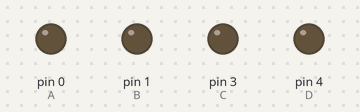
A sketch run on a simulated Arduino Uno, built with avr-gcc and run on an emulated ATmega328P. On the bench: output pins drawn as LEDs (lit = HIGH).

Above: at 0.1 s.
At 16.0 s:
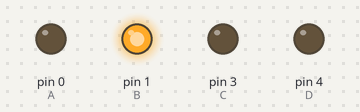
At 36.5 s:
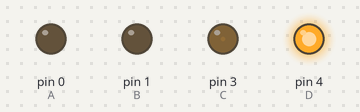
Timing chart, 0 to 40.0 s (numbered marks = the images above):
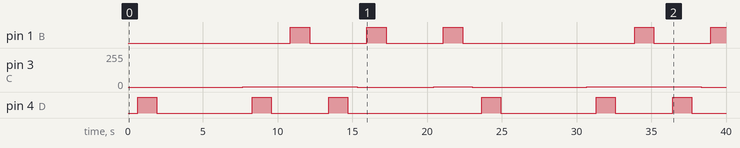

The sketch:

Sputnik_1_9_LED_fade.ino
```cpp
//March 2 code developed to use PWM to fade 9 of the 12 LED's which can be controlled via the PWM enabled pins on the ATTiny202 MCU
//Functions are defined that can be called upon to fade desired diodes on the board.
//Developed as part of the Sputnik 1 project by Lachlan Van Egmond and Maxim Vasic.

int A = 0; //Sets variables equal to the Arduino definition of the ATtiny202 pins.
int B = 1;
int C = 3;
int D = 4;
int Delay =0; //Sets the variable for the delay function so it can be adjusted easier.
//Please note that the fade functions are slower than a blink (they take 5 miliseconds to max and 5 miliseconds to min) and thus significant delay between functions which are already slow is unadvisable
void setup() //Default pin settings is low impedance OUTPUT mode.
{
  pinMode(A, OUTPUT);
  pinMode(B, OUTPUT);
  pinMode(C, OUTPUT);
  pinMode(D, OUTPUT);
}

void setLED(int pinPair) //Defines all the functions that turn on each individual LED. This is done by setting pins as INPUT effectively removing them
//from the circuit due to the high impedance state that an INPUT assignemnt creates
//and then defining the pin pair that will illuminate the desired diode and the polarity of HIGH/LOW for that pair. PLEASE NOTE: Diodes are numbered on the top side (the side with the speaker, MCU, etc.)
//meaning that value of pinPair is NOT the value of the Diode indicated on the PCB schematic (ex. pinPair 1 turns on Diode 12
{
  if(pinPair == 1) //Turns on Diode 12
  {
                pinMode(A, INPUT);
                pinMode(B, INPUT);  // changed to input to trigger tri state.
                pinMode(C, OUTPUT);
                pinMode(D, OUTPUT);

                //digitalWrite(D, HIGH);
                digitalWrite(C, LOW); //Pin C kept low

  //Fading OUTPUT D using PWM
  for(int i=0; i<255; i++){
    analogWrite(D, i); //Uses analogWrite function for the desired pin increases duty cycle to max
    delay(5);
  }

  for(int i=255; i>0; i--){
    analogWrite(D, i); //Uses analogWrite function for the desired pin decreases duty cycle to min
    delay(5);
  }}

  if(pinPair == 2) //Turns on Diode 11
  {
                pinMode(A, INPUT);
                pinMode(B, INPUT);
                pinMode(C, OUTPUT);
                pinMode(D, OUTPUT);

                //digitalWrite(C, HIGH);
                digitalWrite(D, LOW); //Pin D kept low

  //Fading the OUTPUT C using PWM
  for(int i=0; i<255; i++){
    analogWrite(C, i);
    delay(5);
  }

  for(int i=255; i>0; i--){
    analogWrite(C, i);
    delay(5);
  }}

  if(pinPair == 3) //Turns on Diode 7
  {
                pinMode(A, OUTPUT);
                pinMode(B, INPUT);
                pinMode(C, OUTPUT);
                pinMode(D, INPUT);

             //digitalWrite(C,HIGH);
                digitalWrite(D, LOW);

  //Fading OUTPUT C
  for(int i=0; i<255; i++){
    analogWrite(C, i);
    delay(5);
  }

  for(int i=255; i>0; i--){
    analogWrite(C, i);
    delay(5);
  }}

  if(pinPair == 4) //Turns on Diode 9 THIS IS NOT A PWM PIN DO NOT CALL THIS FUNCTION FOR PWM PURPOSES.
  {
                pinMode(A, OUTPUT);
                pinMode(B, INPUT);
                pinMode(C, OUTPUT);
                pinMode(D, INPUT);

                digitalWrite(A, HIGH); //Pin 0 does not have PWM capabilities and thus cannot be used
                digitalWrite(C,LOW);

  }

  if(pinPair == 5) //Turns on Diode 8
  {
                pinMode(A, INPUT);
                pinMode(B, OUTPUT);
                pinMode(C, INPUT);
                pinMode(D, OUTPUT);

                //digitalWrite(D, HIGH);
                digitalWrite(B, LOW);

  //Fading OUTPUT D
  for(int i=0; i<255; i++){
    analogWrite(D, i);
    delay(5);
  }

  for(int i=255; i>0; i--){
    analogWrite(D, i);
    delay(5);
  }}

  if(pinPair == 6) //Turns on Diode 10
  {

                pinMode(A, INPUT);
                pinMode(B, OUTPUT);
                pinMode(C, INPUT);
                pinMode(D, OUTPUT);

                //digitalWrite(B, HIGH);
                digitalWrite(D, LOW);

  //Fading the LED
  for(int i=0; i<255; i++){
    analogWrite(B, i);
    delay(5);
  }

  for(int i=255; i>0; i--){
    analogWrite(B, i);
    delay(5);
  }}

    if(pinPair == 7) //Turns on Diode 3 THIS IS NOT A PWM PIN DO NOT CALL THIS FUNCTION FOR PWM PURPOSES
  {

               pinMode(A, OUTPUT);
                pinMode(B, INPUT);
                pinMode(C, INPUT);
                pinMode(D, OUTPUT);

                digitalWrite(A, HIGH); //Pin 0 on the ATtiny202 does not have PWM functionality
                digitalWrite(D, LOW);
  }
  if(pinPair == 8) //Turns on Diode 2
  {

               pinMode(A, OUTPUT);
                pinMode(B, INPUT);
                pinMode(C, INPUT);
                pinMode(D, OUTPUT);

                //digitalWrite(D, HIGH);
                digitalWrite(A, LOW);

  //Fading the LED
  for(int i=0; i<255; i++){
    analogWrite(D, i);
    delay(5);
  }

  for(int i=255; i>0; i--){
    analogWrite(D, i);
    delay(5);
  }}

   if(pinPair == 9) //Turns on Diode 5
  {

               pinMode(A, INPUT);
                pinMode(B, OUTPUT);
                pinMode(C, OUTPUT);
                pinMode(D, INPUT);

                //digitalWrite(B, HIGH);
                digitalWrite(C, LOW);

  //Fading the LED
  for(int i=0; i<255; i++){
    analogWrite(B, i);
    delay(5);
  }

  for(int i=255; i>0; i--){
    analogWrite(B, i);
    delay(5);
  }}

   if(pinPair == 10) //Turns on Diode 6
  {

               pinMode(A, INPUT);
                pinMode(B, OUTPUT);
                pinMode(C, OUTPUT);
                pinMode(D, INPUT);

                //digitalWrite(C, HIGH);
                digitalWrite(B, LOW);

  //Fading the LED
  for(int i=0; i<255; i++){
    analogWrite(C, i);
    delay(5);
  }

  for(int i=255; i>0; i--){
    analogWrite(C, i);
    delay(5);
  }}

   if(pinPair == 11) //Turns on Diode 4
  {

               pinMode(A, OUTPUT);
                pinMode(B, OUTPUT);
                pinMode(C, INPUT);
                pinMode(D, INPUT);

                //digitalWrite(B, HIGH);
                digitalWrite(A, LOW);

  //Fading the LED
  for(int i=0; i<255; i++){
    analogWrite(B, i);
    delay(5);
  }

  for(int i=255; i>0; i--){
    analogWrite(B, i);
    delay(5);
  }}

   if(pinPair == 12) //Turns on Diode 1 THIS IS NOT A PWM PIN DO NOT CALL THIS FUNCTION FOR PWM PURPOSES
  {

               pinMode(A, OUTPUT);
                pinMode(B, OUTPUT);
                pinMode(C, INPUT);
                pinMode(D, INPUT);

                digitalWrite(A, HIGH); //Pin 0 on the ATtiny202 does not have PWM
                digitalWrite(B, LOW);

  }
  }

void loop() //Cycles through the desired sequence of the above sequences of pin definitions and HIGH/LOW settings
{
  {
    setLED(1);
    delay(Delay);
    setLED(2);
    delay(Delay);
    setLED(3);
    delay(Delay);
    //setLED(4); Function commmented out due to hardware inability to use PWM
    //delay(Delay);
    setLED(5);
    delay(Delay);
    setLED(6);
    delay(Delay);
    //setLED(7); Function commented out due to hardware inability to use PWM
    //delay(Delay);
    setLED(8);
    delay(Delay);
    setLED(9);
    delay(Delay);
    setLED(10);
    delay(Delay);
    setLED(11);
    delay(Delay);
    //setLED(12); Function commented out due to hardware inability to use PWM
    //delay(Delay);
  }
}
```

Measured:
- by itself, pin 1 (B): LOW → HIGH at 10.9 s, → LOW 1.3 s later, → HIGH 3.8 s later, → LOW 1.3 s later, … (9 changes in this stretch)
- by itself, pin 3 (C): goes 1/255 7.7 s, 0/255 5.1 s, 1/255 2.6 s, 0/255 7.7 s, 1/255 7.7 s, then 0/255
- by itself, pin 4 (D): LOW → HIGH at 0.64 s, → LOW 1.3 s later, → HIGH 6.4 s later, → LOW 1.3 s later, … (12 changes in this stretch)
